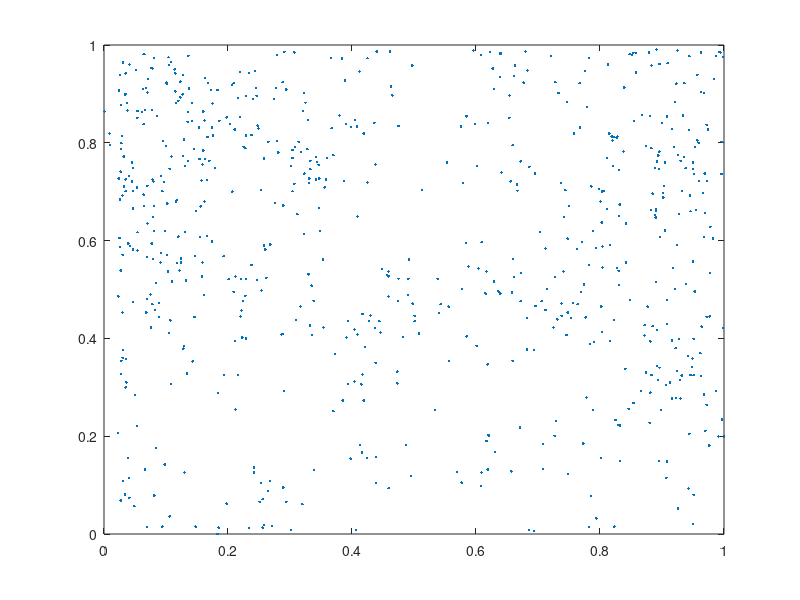

MATLAB code for this plot: (Note: this script raises an error after producing the figure.)
%clearvars -except 
%close all
set(0,'DefaultFigureColormap',jet);

% load the hickory data
load('hickory_data.mat');
plot(xy(:,1),xy(:,2),'.')

% create the "computational grid"
n1 = 60; n2 = 60;
x1 = linspace(0,1.0001,n1+1); x2 = linspace(-0.0001,1,n2+1);
xg = {(x1(1:n1)+x1(2:n1+1))'/2, (x2(1:n2)+x2(2:n2+1))'/2};

i = ceil((xy(:,1)-x1(1))/(x1(2)-x1(1)));
j = ceil((xy(:,2)-x2(1))/(x2(2)-x2(1)));
counts = full(sparse(i,j,1));

% setup the GP
cv = {@covProd,{{@covMask,{1,@covSEiso}},{@covMask,{2,@covSEisoU}}}};
cvGrid = {@covGrid, { @covSEiso,  @covSEisoU}, xg};
hyp0.cov = log([.1  1 .1]);
y = counts(:);

X = covGrid('expand', cvGrid{3});
Idx = (1:length(y))';
lik = {@likPoisson, 'exp'};
% lik = @likGauss;
hyp0.mean = .5;
% hyp0.lik = -2.3;
hyp0.lik = [];

% Exact
tic
%hyp1 = minimize(hyp0, @gp, -100, @infLaplace, @meanConst, cv, lik, X, y);
time1 = toc
exp(hyp1.cov)

% Kronecker + Fiedler
opt1.cg_maxit = 600; opt1.cg_tol = 1e-4;
inf1 = @(varargin)infLaplace(varargin{:},opt1);
tic
hyp2 = minimize(hyp0, @gp, -100, inf1, @meanConst, cvGrid, lik, Idx, y);
time2 = toc
exp(hyp2.cov)

% Kronecker + Lanczos
opt2.cg_maxit = 600; opt2.cg_tol = 1e-4; opt2.ldB2_method = 'lancz'; 
opt2.ldB2_hutch = sign(randn(3600,4)); opt2.ldB2_maxit = 20;
inf2 = @(varargin)infLaplace(varargin{:},opt2);
tic
hyp3 = minimize(hyp0, @gp, -100, inf2, @meanConst, cvGrid, lik, Idx, y);
time3 = toc
exp(hyp3.cov)

% Actual log-likelihood
fprintf('Log-likelihood learned w/out Kronecker: %.04f\n', gp(hyp1, @infLaplace, @meanConst, cv, lik, X, y));
fprintf('Log-likelihood learned with Kronecker + Fiedler: %.04f\n', gp(hyp2, @infLaplace, @meanConst, cv, lik, X, y));
fprintf('Log-likelihood learned with Kronecker + Lanczos: %.04f\n', gp(hyp3, @infLaplace, @meanConst, cv, lik, X, y));

% and what about the likelihood we actually calculated in infGrid_Laplace,
% using the Fiedler bound?
fprintf('Log-likelihood with Kronecker + Fiedler bound: %.04f\n', gp(hyp2, inf1, @meanConst, cvGrid, lik, Idx, y));
fprintf('Log-likelihood with Kronecker + Lanczos: %.04f\n', gp(hyp3, inf2, @meanConst, cvGrid, lik, Idx, y));

% let's compare our posterior predictions--to save time, we'll use infGrid_Laplace to
% make predictions in both cases (this won't hurt the accuracy, as we explain in the paper.)
[Ef1 Varf1 fmu1 fs1 ll1] = gp(hyp1, inf1, @meanConst, cvGrid, lik, Idx, y, Idx, y);
[Ef2 Varf2 fmu2 fs2 ll2] = gp(hyp2, inf1, @meanConst, cvGrid, lik, Idx, y, Idx, y);
[Ef3 Varf3 fmu3 fs3 ll3] = gp(hyp3, inf1, @meanConst, cvGrid, lik, Idx, y, Idx, y);

subplot(1,3,1); imagesc([0 1], [0 1], (reshape(Ef1,60,60)')); set(gca,'YDir','normal'); colorbar; 
title('Exact'); xlabel(sprintf('Runtime: %.4f',time1));
subplot(1,3,2); imagesc([0 1], [0 1], (reshape(Ef2,60,60)')); set(gca,'YDir','normal'); colorbar;
title('Fiedler'); xlabel(sprintf('Runtime: %.4f',time2));
subplot(1,3,3); imagesc([0 1], [0 1], (reshape(Ef3,60,60)')); set(gca,'YDir','normal'); colorbar;
title('Lanczos'); xlabel(sprintf('Runtime: %.4f',time3));